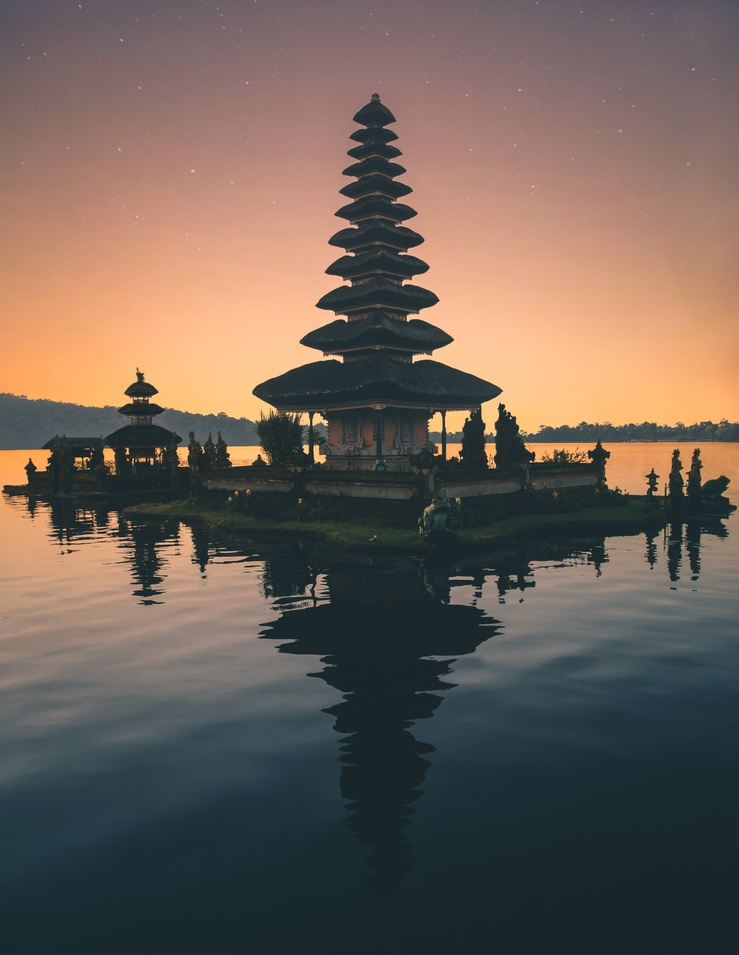
#> input picture pexels-aron-visuals-1694621.jpg, 739 x 955 px, shrunk from 3719 x 4805 before the run, found by its file name
$ python photo.py
#> lines starting #> are read from the running program, lines starting #| are printed output that depends on the picture
import cv2
import numpy as np

# Use double backslashes or raw string for file paths
image_path = r"D:\D3 Teknik Informatika\Semester 3\Praktik Sistem Keamanan Data\TUGAS SKD FULL\RSA\Photo\pexels-aron-visuals-1694621.jpg"

demo = cv2.imread(image_path, 0)
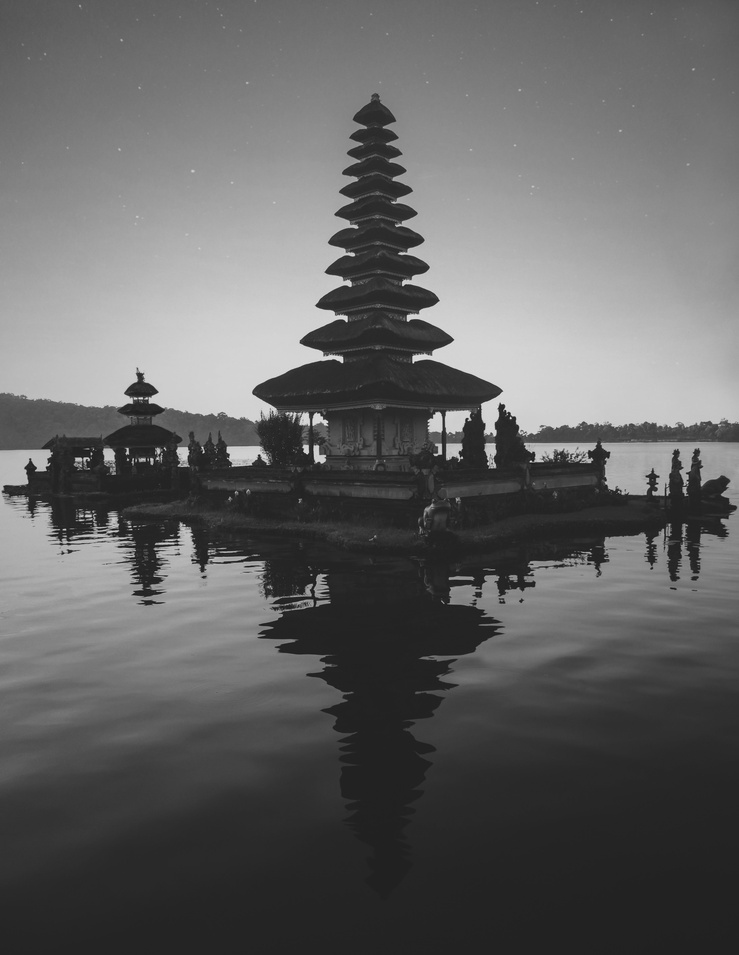
#> demo: shape (955, 739); min 15, max 236, mean 99.2
r, c = demo.shape
#> r = 955; c = 739

key = np.random.randint(0, 256, size=(r, c), dtype=np.uint8)

cv2.imshow("demo", demo)
cv2.imshow("key", key)
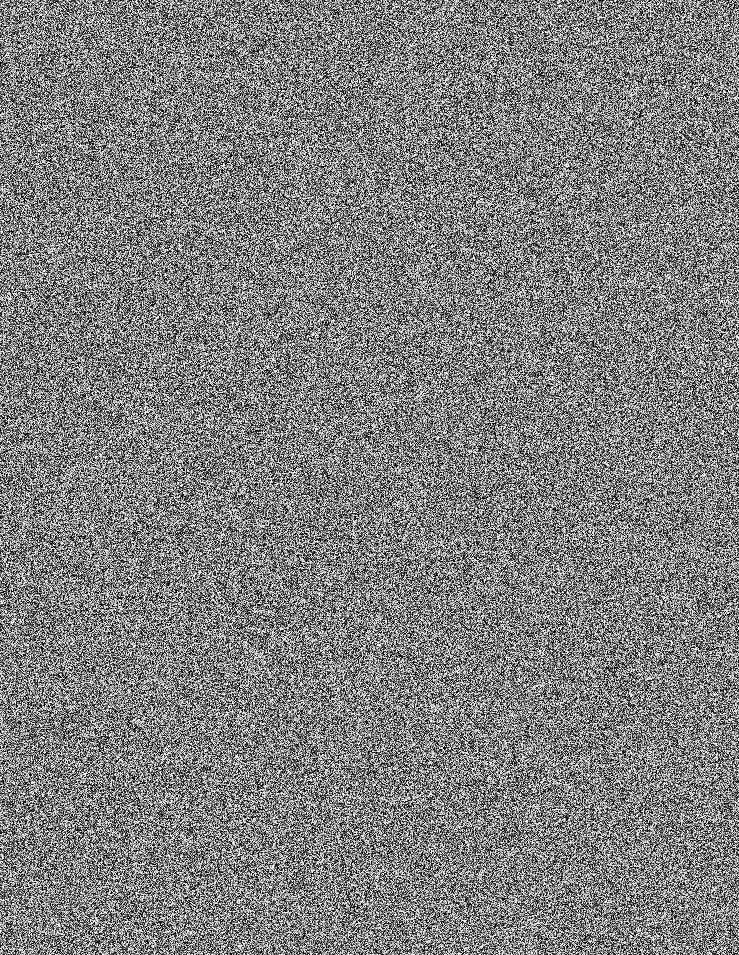
#> window 'key': shape (955, 739); min 0, max 255, mean 127.5

encryption = cv2.bitwise_xor(demo, key)
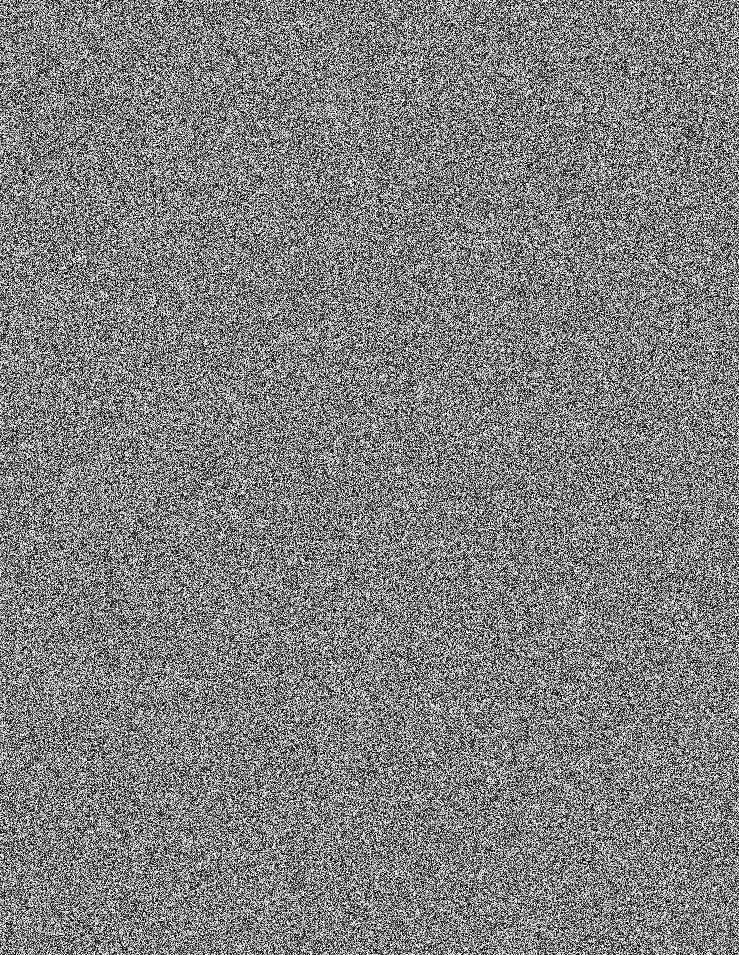
#> encryption: shape (955, 739); min 0, max 255, mean 127.6

cv2.imshow("encryption", encryption)

# Save the images with different filenames
cv2.imwrite("D:\D3 Teknik Informatika\Semester 3\Praktik Sistem Keamanan Data\TUGAS SKD FULL\RSA\Photo\encrypted_pexels-aron-visuals-1694621.jpg", encryption)


decryption = cv2.bitwise_xor(encryption, key)

cv2.imshow("decryption", decryption)

# Save the images with different filenames
cv2.imwrite("D:\D3 Teknik Informatika\Semester 3\Praktik Sistem Keamanan Data\TUGAS SKD FULL\RSA\Photo\decrypted_pexels-aron-visuals-1694621.jpg", decryption)


cv2.waitKey(-1)
cv2.destroyAllWindows()
